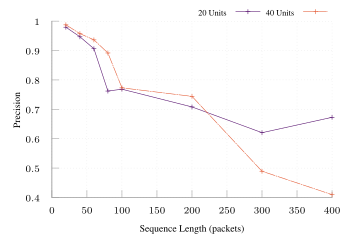

gnuplot code for this plot:
set terminal tikz standalone color size 9cm,6cm font '\scriptsize' preamble '\usepackage{microtype} \usepackage{times} \usepackage[T1]{fontenc} \usepackage{siunitx}\sisetup{detect-all}'
set output "cubic-vs-bbr-precision.tex"

load "gnuplot-palettes/inferno.pal"

set style line 102 lc rgb '#a0a0a0' lt 1 lw 1
set border ls 102
set colorbox border 102
set key textcolor rgb "black"
set tics textcolor rgb "black"
set label textcolor rgb "black"

set border 3
set grid x y
set xtics nomirror
set ytics nomirror

#set key autotitle columnhead
set datafile separator ","

set xlabel "Sequence Length (packets)"
set ylabel "Precision"

# set yrange [0.0:1.0]
set key outside top horizontal
set key font ",6"

plot "< awk -F, '$3==20 { print $0 }' ../results/lstm-results.csv" u 1:7 w linespoints title "20 Units" ls 3 dt 1, \
     "< awk -F, '$3==40 { print $0 }' ../results/lstm-results.csv" u 1:7 w linespoints title "40 Units"  ls 6 dt (18,2,2,2)
     # '../lstm-results.csv' u 1:3 w lines title "40 Units" ls 6 dt (18,2,2,2)
